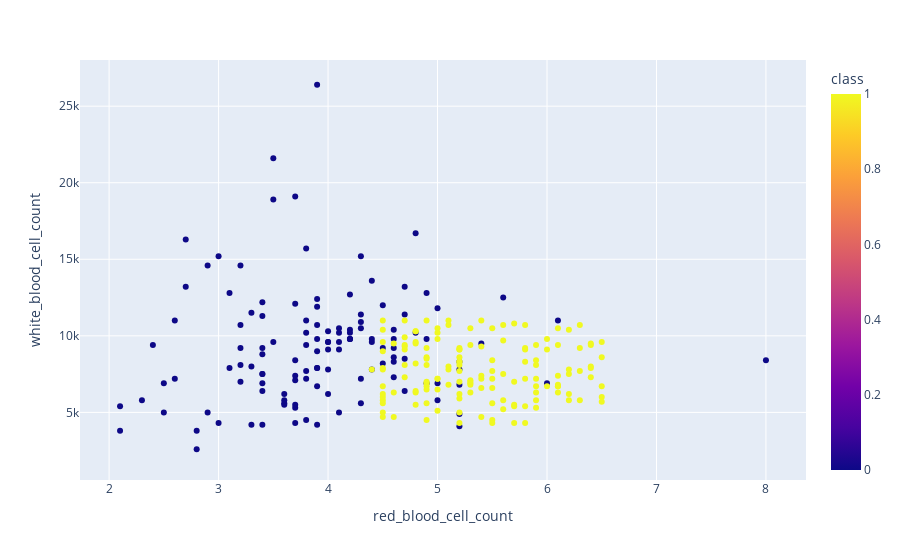

Notebook source saved alongside this figure:
### Code cell
scatter_plot('red_blood_cell_count', 'white_blood_cell_count')

### Figure 1 — Plotly figure (JSON) as saved in the notebook; plotly's stock layout.template omitted (floating-point values rounded to 4 significant figures; data arrays with more than 128 entries replaced by an {"elided": "..."} marker saying what was removed)
{"data": [{"hovertemplate": "red_blood_cell_count=%{x}<br>white_blood_cell_count=%{y}<br>class=%{marker.color}<extra></extra>", "legendgroup": "", "marker": {"color": {"elided": "400 int values"}, "coloraxis": "coloraxis", "symbol": "circle"}, "mode": "markers", "name": "", "orientation": "v", "showlegend": false, "type": "scatter", "x": {"elided": "400 float values"}, "xaxis": "x", "y": {"elided": "400 int values"}, "yaxis": "y"}], "layout": {"coloraxis": {"colorbar": {"title": {"text": "class"}}, "colorscale": [[0, "#0d0887"], [0.1111, "#46039f"], [0.2222, "#7201a8"], [0.3333, "#9c179e"], [0.4444, "#bd3786"], [0.5556, "#d8576b"], [0.6667, "#ed7953"], [0.7778, "#fb9f3a"], [0.8889, "#fdca26"], [1, "#f0f921"]]}, "legend": {"tracegroupgap": 0}, "margin": {"t": 60}, "xaxis": {"anchor": "y", "domain": [0, 1], "title": {"text": "red_blood_cell_count"}}, "yaxis": {"anchor": "x", "domain": [0, 1], "title": {"text": "white_blood_cell_count"}}}}
